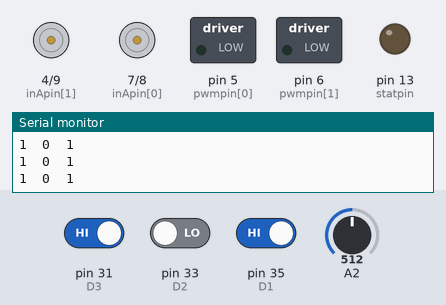
The sketch below on a simulated Arduino Mega 2560, built with avr-gcc and run on an emulated ATmega2560. Parts: motor-driver pin pairs drawn as motors (green arrow = first pin HIGH = forward, orange = second pin HIGH = backward, longer = more drive), switched loads named in the sketch (green lamp = pin HIGH), output pins drawn as LEDs (lit = HIGH), the last lines printed to the serial monitor. The test bench sets the inputs (shaded band); at power-on: pin 31 (D3) HIGH, pin 33 (D2) LOW, pin 35 (D1) HIGH, A2 = 512.

Above: at 1.2 s.
1.3 s: pin 31 (D3) driven LOW
At 2.5 s:
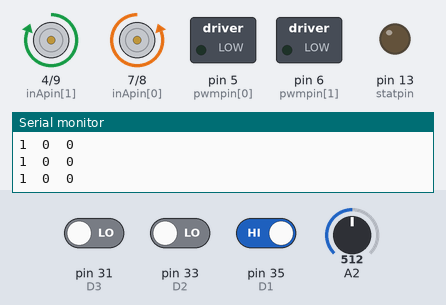
2.8 s: pin 31 (D3) driven HIGH and pin 33 (D2) driven HIGH
At 3.6 s:
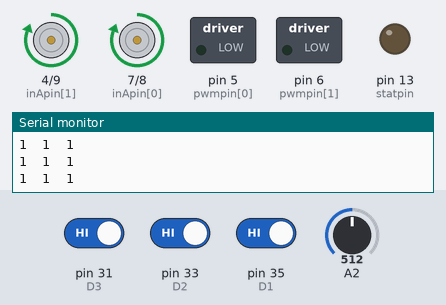
4.3 s: pin 35 (D1) driven LOW
At 4.7 s:
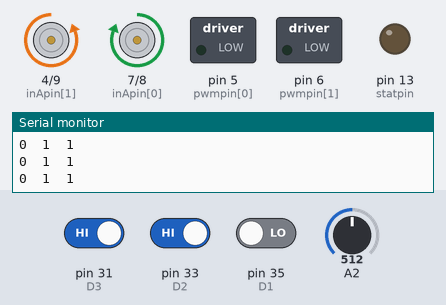
5.8 s: pin 35 (D1) driven HIGH
At 7.1 s:
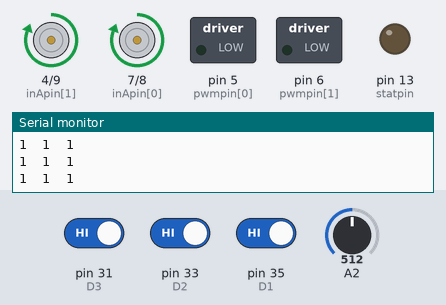
Timing chart, 0 to 8.3 s (numbered marks = the images above; inputs shaded):
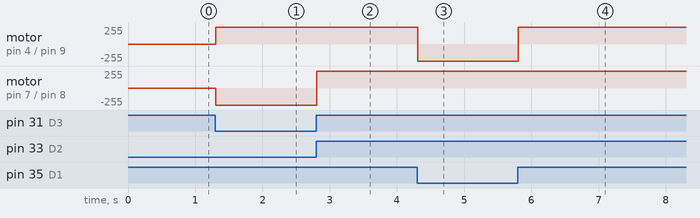

Measured:
- after the input at 1.3 s, motor on pin 4 (inApin[1]) / pin 9 (inBpin[1]): stopped → forward 255/255 at once; motor on pin 7 (inApin[0]) / pin 8 (inBpin[0]): stopped → backward 255/255 at once
- after the input at 2.8 s, motor on pin 7 (inApin[0]) / pin 8 (inBpin[0]): backward 255/255 → forward 255/255 at once
- after the input at 4.3 s, motor on pin 4 (inApin[1]) / pin 9 (inBpin[1]): forward 255/255 → backward 255/255 at once
- after the input at 5.8 s, motor on pin 4 (inApin[1]) / pin 9 (inBpin[1]): backward 255/255 → forward 255/255 at once

The sketch:

track.ino
```cpp
#define BRAKEVCC 0
#define CW   1
#define CCW  2
#define BRAKEGND 3
#define CS_THRESHOLD 100
#define D3 31
#define D2 33
#define D1 35

// เจอ ดำ  = 0  ขาว  = 1
byte inApin[2] = {7, 4};
byte inBpin[2] = {8, 9};
byte pwmpin[2] = {5, 6};
byte cspin[2] = {2, 3};
byte enpin[2] = {0, 1};
byte statpin = 13;
void setup() {
  Serial.begin(9600);
  pinMode(D1, INPUT);
  pinMode(D2, INPUT);
  pinMode(D3, INPUT);
  pinMode(statpin, OUTPUT);
  for (int i = 0; i < 2; i++)
  {
    pinMode(inApin[i], OUTPUT);
    pinMode(inBpin[i], OUTPUT);
    pinMode(pwmpin[i], OUTPUT);
  }
  for (int i = 0; i < 2; i++)
  {
    digitalWrite(inApin[i], LOW);
    digitalWrite(inBpin[i], LOW);
  }
}

void loop() {
  bool l = digitalRead(D1);
  bool m = digitalRead(D2);
  bool r = digitalRead(D3); // ดำ 0 ขาว  1
  check();

  if (l == 0 && m == 1 && r == 0) { // 0 1 0
    motorGo(0, CW, 512);    // cw = หน้า
    motorGo(1, CW, 512);    // ccw = หลัง
  }
  else if (l == 1 && m == 1 && r == 0) {
    motorGo(0, CCW, 512);    // ซ้าย
    motorGo(1, CW, 512);
  }
  else if (l == 1 && m == 0 && r == 0) {
    motorGo(0, CCW, 256);   // ซ้าย
    motorGo(1, CW, 256);
  }
  else if (l == 0 && m == 1 && r == 1) {
    motorGo(0, CW, 512);  // ขวา
    motorGo(1, CCW, 512);
  }
  else if (l == 0 && m == 0 && r == 1) {
    motorGo(0, CW, 256);   // ขวา
    motorGo(1, CCW, 256);
  }
  else if (l == 1 && m == 1 && r == 1) {
    motorGo(0, CW, 512); // หน้า
    motorGo(1, CW, 512);
  }
//    else if (l == 0 && m == 0 && r == 0) {
//    motorGo(0, CW, 0);
//    motorGo(1, CW, 0);
//  }

  if ((analogRead(cspin[0]) < CS_THRESHOLD) && (analogRead(cspin[1]) < CS_THRESHOLD))
    digitalWrite(statpin, HIGH);
}
```

check.ino
```cpp
void check(){
  Serial.print(digitalRead(D1));
  Serial.print("\t");
  Serial.print(digitalRead(D2));
  Serial.print("\t");
  Serial.println(digitalRead(D3));
}
```

checkLimitswicth.ino
```cpp
boolean Limitswicth(){
  if(digitalRead(22)==1){
    return true;

  }
  else return false;
}
```

motorGo.ino
```cpp
void motorGo(uint8_t motor, uint8_t direct, uint8_t pwm)
{
  if (motor <= 1)
  {
    if (direct <= 4)
    {
      // Set inA[motor]
      if (direct <= 1)
        digitalWrite(inApin[motor], HIGH);
      else
        digitalWrite(inApin[motor], LOW);

      // Set inB[motor]
      if ((direct == 0) || (direct == 2))
        digitalWrite(inBpin[motor], HIGH);
      else
        digitalWrite(inBpin[motor], LOW);

      analogWrite(pwmpin[motor], pwm);
    }
  }
}
```
